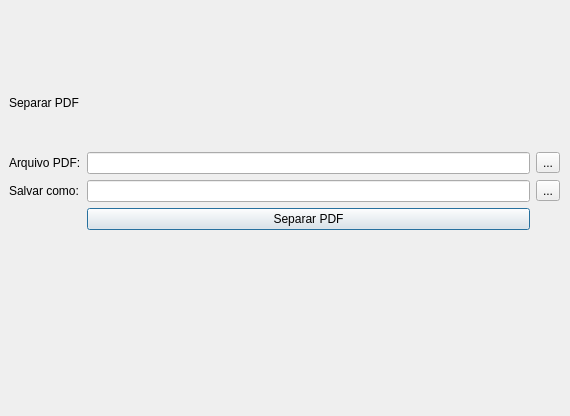
<?xml version="1.0" encoding="UTF-8"?>
<ui version="4.0">
 <class>Dialog</class>
 <widget class="QDialog" name="Dialog">
  <property name="geometry">
   <rect>
    <x>0</x>
    <y>0</y>
    <width>570</width>
    <height>416</height>
   </rect>
  </property>
  <property name="windowTitle">
   <string>Dialog</string>
  </property>
  <widget class="QWidget" name="gridLayoutWidget">
   <property name="geometry">
    <rect>
     <x>9</x>
     <y>59</y>
     <width>551</width>
     <height>171</height>
    </rect>
   </property>
   <layout class="QGridLayout" name="gridLayout">
    <item row="1" column="1">
     <widget class="QLineEdit" name="inputArquivoPDF"/>
    </item>
    <item row="1" column="0">
     <widget class="QLabel" name="arquivoPDF">
      <property name="text">
       <string>Arquivo PDF:</string>
      </property>
     </widget>
    </item>
    <item row="2" column="0">
     <widget class="QLabel" name="salvarComoPDF">
      <property name="text">
       <string>Salvar como:</string>
      </property>
     </widget>
    </item>
    <item row="2" column="1">
     <widget class="QLineEdit" name="inputSalvarComoPDF"/>
    </item>
    <item row="1" column="2">
     <widget class="QToolButton" name="buscarPDF">
      <property name="text">
       <string>...</string>
      </property>
     </widget>
    </item>
    <item row="3" column="1">
     <widget class="QPushButton" name="separarPDF">
      <property name="text">
       <string>Separar PDF</string>
      </property>
     </widget>
    </item>
    <item row="2" column="2">
     <widget class="QToolButton" name="buscarCaminhoPDF">
      <property name="text">
       <string>...</string>
      </property>
     </widget>
    </item>
    <item row="0" column="0" colspan="3">
     <widget class="QLabel" name="tituloPDF">
      <property name="text">
       <string>Separar PDF</string>
      </property>
     </widget>
    </item>
   </layout>
  </widget>
 </widget>
 <resources/>
 <connections/>
</ui>
